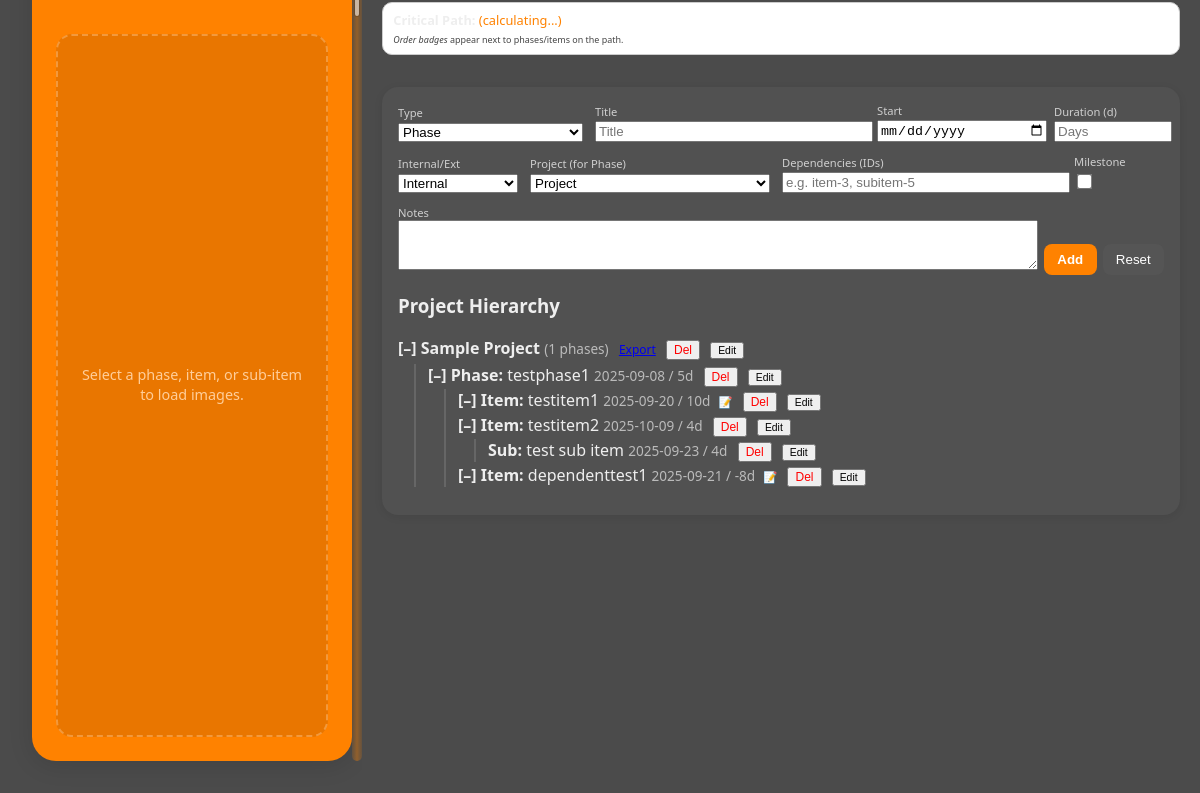
Page / (signed in, lower part) on the earlier database version.
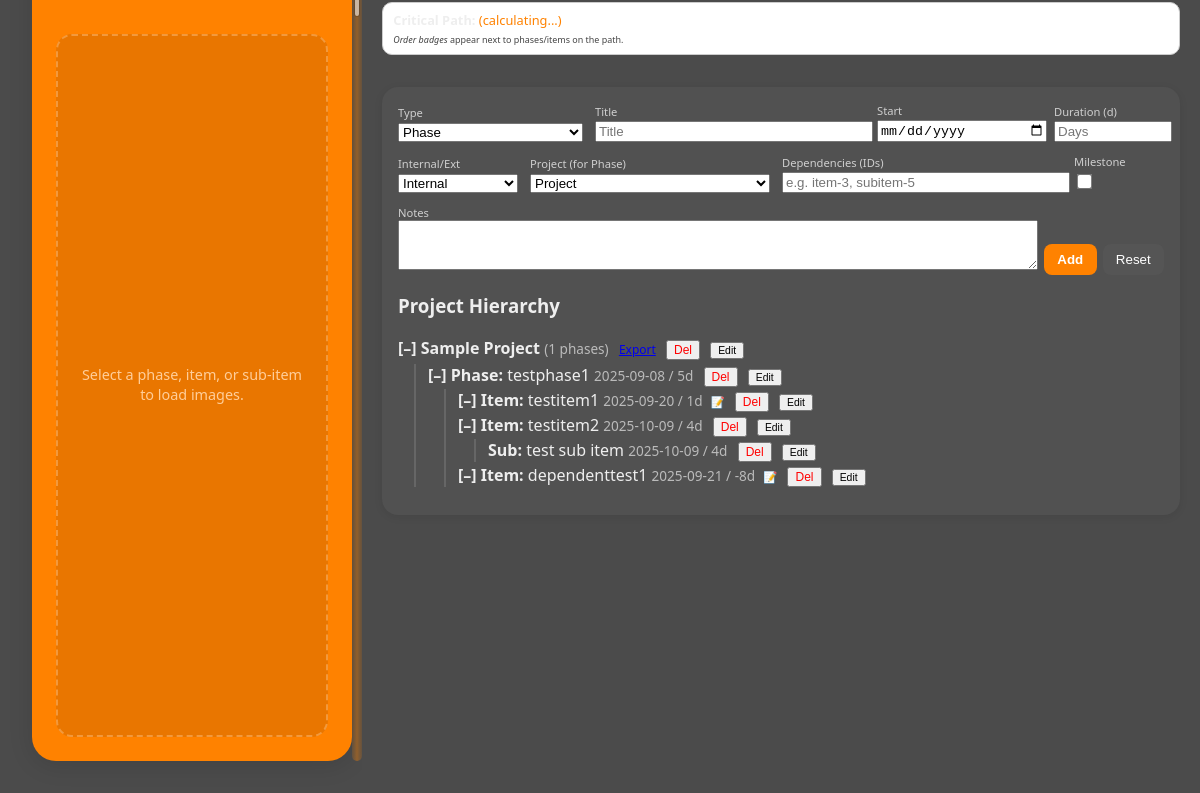
Same page on the later database version.
### app/models.py (models this page shows)
class Project(db.Model):
    id = db.Column(db.Integer, primary_key=True)
    title = db.Column(db.String(120), nullable=False)
    owner_id = db.Column(db.Integer, db.ForeignKey('user.id'), nullable=False)
    phases = db.relationship('Phase', backref='project', lazy=True)

class Phase(db.Model):
    id = db.Column(db.Integer, primary_key=True)
    title = db.Column(db.String(120), nullable=False)
    start_date = db.Column(db.Date, nullable=False)
    duration = db.Column(db.Integer, nullable=False)  # days
    is_milestone = db.Column(db.Boolean, default=False)
    internal_external = db.Column(db.String(20), default='internal')
    project_id = db.Column(db.Integer, db.ForeignKey('project.id'), nullable=False)
    notes = db.Column(db.Text)
    sort_order = db.Column(db.Integer, default=0)
    items = db.relationship('Item', backref='phase', lazy=True)

class Item(db.Model):
    id = db.Column(db.Integer, primary_key=True)
    title = db.Column(db.String(120), nullable=False)
    start_date = db.Column(db.Date, nullable=False)
    duration = db.Column(db.Integer, nullable=False)
    dependencies = db.Column(db.String(256))  # comma-separated IDs
    is_milestone = db.Column(db.Boolean, default=False)
    internal_external = db.Column(db.String(20), default='internal')
    phase_id = db.Column(db.Integer, db.ForeignKey('phase.id'), nullable=False)
    notes = db.Column(db.Text)
    sort_order = db.Column(db.Integer, default=0)
    subitems = db.relationship('SubItem', backref='item', lazy=True)

class SubItem(db.Model):
    id = db.Column(db.Integer, primary_key=True)
    title = db.Column(db.String(120), nullable=False)
    start_date = db.Column(db.Date, nullable=False)
    duration = db.Column(db.Integer, nullable=False)
    dependencies = db.Column(db.String(256))
    is_milestone = db.Column(db.Boolean, default=False)
    internal_external = db.Column(db.String(20), default='internal')
    item_id = db.Column(db.Integer, db.ForeignKey('item.id'), nullable=False)
    notes = db.Column(db.Text)
    sort_order = db.Column(db.Integer, default=0)

### app/blueprints/planning.py (the view)
@planning_bp.route('/')
@login_required
def index():
    projects = Project.query.all()
    selected_project_id = session.get('selected_project_id')
    if selected_project_id:
        phases = (Phase.query.filter_by(project_id=selected_project_id)
                  .order_by(Phase.sort_order.asc(), Phase.id.asc()).all())
        items = (Item.query.join(Phase).filter(Phase.project_id == selected_project_id).all())
        subitems = (SubItem.query.join(Item).join(Phase)
                    .filter(Phase.project_id == selected_project_id).all())
    else:
        phases = Phase.query.order_by(Phase.project_id.asc(), Phase.sort_order.asc(), Phase.id.asc()).all()
        items = Item.query.all()
        subitems = SubItem.query.all()
    gantt_tasks = []
    for phase in phases:
        phase_start = phase.start_date.strftime('%Y-%m-%d') if phase.start_date else None
        phase_end = (phase.start_date + timedelta(days=phase.duration)).strftime('%Y-%m-%d') if phase.start_date else None
        gantt_tasks.append({
            'id': f'phase-{phase.id}', 'name': f'Phase: {phase.title}',
            'start': phase_start, 'end': phase_end, 'progress': 0,
            'custom_class': 'phase-bar'
        })
        for item in phase.items:
            item_start = item.start_date.strftime('%Y-%m-%d') if item.start_date else None
            item_end = (item.start_date + timedelta(days=item.duration)).strftime('%Y-%m-%d') if item.start_date else None
            gantt_tasks.append({
                'id': f'item-{item.id}', 'name': f'Item: {item.title}',
                'start': item_start, 'end': item_end, 'progress': 0,
                'custom_class': 'item-bar'
            })
            for sub in item.subitems:
                sub_start = sub.start_date.strftime('%Y-%m-%d') if sub.start_date else None
                sub_end = (sub.start_date + timedelta(days=sub.duration)).strftime('%Y-%m-%d') if sub.start_date else None
                gantt_tasks.append({
                    'id': f'subitem-{sub.id}', 'name': f'Sub: {sub.title}',
                    'start': sub_start, 'end': sub_end, 'progress': 0,
                    'custom_class': 'subitem-bar'
                })
    gantt_json_js = json.dumps(gantt_tasks)
    draft_parts = DraftPart.query.order_by(DraftPart.created_at.asc()).all()
    draft_json_js = json.dumps([
        {'id': d.id, 'title': d.title, 'type': d.part_type, 'internal_external': d.internal_external, 'project_id': d.project_id}
        for d in draft_parts
    ])
    images = Image.query.all()
    return render_template(
        'index.html',
        projects=projects, phases=phases, items=items, subitems=subitems,
        images=images, uploads_folder=UPLOAD_FOLDER, gantt_json_js=gantt_json_js,
        draft_json_js=draft_json_js, calendar_events_json='[]',
        critical_path_ids=[], active_usernames=[],
        critical_filter_active=False, selected_project_id=selected_project_id
    )

### app/templates/index.html (shortened to what this page needs)
<!DOCTYPE html>
<html lang="en" data-theme="dark">
<head>
    <link href="https://cdn.jsdelivr.net/npm/fullcalendar@6.1.11/index.global.min.css" rel="stylesheet" />
    <link rel="stylesheet" href="https://unpkg.com/frappe-gantt@0.5.0/dist/frappe-gantt.css">
</head>
<body>
    <div class="container">
    <div class="image-viewer" id="image-viewer-panel">
            <div id="image-viewer-thumbnails" style="display:flex;flex-wrap:wrap;gap:8px;align-content:flex-start;"></div>
            <div id="full-image-container" class="empty">
                <div id="placeholder-text" style="text-align:center;font-size:0.9em;line-height:1.4; padding:0 6px;">Select a phase, item, or sub-item to load images.</div>
            </div>
        </div>
    <div id="viewer-resize-handle" class="resize-handle" role="separator" aria-orientation="vertical" aria-label="Resize image viewer" title="Drag to resize (double-click to reset)"></div>
                <div class="planning-section">
                    <div class="planning-scroll">
            <div id="planning-view" style="margin-bottom:2em;">
                <div id="gantt-view" style="display:block;">
                    <div id="critical-path-container" style="margin-top:0.5em; font-size:0.8em; background:#fff; padding:0.6em 0.8em; border-radius:10px; border:1px solid #ccc;">
                              <strong>Critical Path:</strong> <span id="critical-path-list" style="color:#FF8200;">(calculating...)</span>
                              <div id="critical-badge-legend" style="margin-top:4px;font-size:0.7em;color:#444;">
                                  <em>Order badges</em> appear next to phases/items on the path.
                              </div>
                    </div>
                </div>
            </div>
            <div id="planning-ui" style="background:rgba(255,255,255,0.03);border-radius:16px;padding:1em;box-shadow:0 2px 8px rgba(0,0,0,0.08);margin-bottom:1em;">
                <form id="unified-part-form" action="/create_part" method="post" style="display:flex;flex-wrap:wrap;gap:0.75em;align-items:flex-end;">
                    <div style="flex:1 1 160px;min-width:160px;">
                        <label style="display:block;font-size:0.7em;opacity:0.8;">Type</label>
                        <select name="part-type" id="part-type" required style="width:100%;">
                            <option value="phase">Phase</option>
                        </select>
                    </div>
                    <div style="flex:2 1 220px;min-width:200px;">
                        <label style="display:block;font-size:0.7em;opacity:0.8;">Title</label>
                        <input type="text" name="part-title" placeholder="Title" required style="width:100%;">
                    </div>
                    <div style="flex:1 1 140px;min-width:120px;">
                        <label style="display:block;font-size:0.7em;opacity:0.8;">Start</label>
                        <input type="date" name="part-start" required style="width:100%;">
                    </div>
                    <div style="flex:0 0 110px;">
                        <label style="display:block;font-size:0.7em;opacity:0.8;">Duration (d)</label>
                        <input type="number" name="part-duration" placeholder="Days" min="1" required style="width:100%;">
                    </div>
                    <div style="flex:0 0 120px;">
                        <label style="display:block;font-size:0.7em;opacity:0.8;">Internal/Ext</label>
                        <select name="part-internal-external" style="width:100%;">
                            <option value="internal">Internal</option>
                        </select>
                    </div>
                    <div id="project-select-wrapper" style="flex:1 1 160px;min-width:150px;">
                        <label style="display:block;font-size:0.7em;opacity:0.8;">Project (for Phase)</label>
                        <select name="project-id" id="unified-project-id" style="width:100%;">
                            <option value="">Project</option>
                        </select>
                    </div>
                    <div style="flex:1 1 200px;min-width:180px;">
                        <label style="display:block;font-size:0.7em;opacity:0.8;">Dependencies (IDs)</label>
                        <input type="text" name="part-dependencies" placeholder="e.g. item-3, subitem-5" style="width:100%;">
                    </div>
                    <div style="flex:0 0 90px;">
                        <label style="display:block;font-size:0.7em;opacity:0.8;">Milestone</label>
                        <input type="checkbox" name="part-milestone" style="transform:scale(1.2);margin-top:6px;">
                    </div>
                    <div style="flex:1 1 280px;min-width:240px;">
                        <label style="display:block;font-size:0.7em;opacity:0.8;">Notes</label>
                        <textarea name="part-notes" style="width:100%;min-height:44px;resize:vertical;"></textarea>
                    </div>
                    <div style="flex:0 0 120px;display:flex;gap:6px;">
                        <button type="submit" style="background:#FF8200;color:#fff;border:none;padding:0.6em 1em;border-radius:8px;font-weight:600;cursor:pointer;">Add</button>
                        <button type="reset" style="background:#555;color:#fff;border:none;padding:0.6em 1em;border-radius:8px;cursor:pointer;">Reset</button>
                    </div>
                </form>
                <div id="planning-hierarchy">
                    <h3>Project Hierarchy</h3>
                    {% for project in projects %}
                    <div class="project-block" style="margin-bottom:0.75em;">
                        <div class="node-line assoc-node" data-type="project" data-id="{{ project.id }}">
                            <span class="tree-toggle" onclick="toggleNode(this)">[–]</span>
                            <strong>{{ project.title }}</strong>
                            <span class="meta">({{ project.phases|length }} phases)</span>
                            <span class="actions">
                                <a href="/export_project/{{ project.id }}">Export</a>
                                <form method="post" action="/delete_project/{{ project.id }}" style="display:inline;" onsubmit="return confirm('Delete project?');">
                                    <button type="submit" style="color:red;">Del</button>
                                </form>
                                <button type="button" class="small" onclick="toggleEdit('proj-edit-{{ project.id }}')">Edit</button>
                            </span>
                        </div>
                        <div class="tree-children">
                            {% for phase in project.phases %}
                            <div style="margin:4px 0;">
                                <div class="node-line assoc-node" data-type="phase" data-id="{{ phase.id }}">
                                    <span class="tree-toggle" onclick="toggleNode(this)">[–]</span>
                                    <strong>Phase:</strong> {{ phase.title }} <span class="meta">{{ phase.start_date }} / {{ phase.duration }}d</span>
                                    <span class="actions">
                                        <form method="post" action="/delete_phase/{{ phase.id }}" style="display:inline;" onsubmit="return confirm('Delete phase?');"><button type="submit" style="color:red;">Del</button></form>
                                        <button type="button" class="small" onclick="toggleEdit('phase-edit-{{ phase.id }}')">Edit</button>
                                    </span>
                                </div>
                                <div class="tree-children">
                                    {% for item in phase.items %}
                                    <div style="margin:2px 0;">
                                        <div class="node-line assoc-node" data-type="item" data-id="{{ item.id }}">
                                            <span class="tree-toggle" onclick="toggleNode(this)">[–]</span>
                                            <strong>Item:</strong> {{ item.title }} <span class="meta">{{ item.start_date }} / {{ item.duration }}d</span>
                                                                                        {% if item.notes %}<span title="{{ item.notes|e }}" style="color:#FF8200;font-size:0.7em;margin-left:4px;">📝</span>{% endif %}
                                            <span class="actions">
                                                <form method="post" action="/delete_item/{{ item.id }}" style="display:inline;" onsubmit="return confirm('Delete item?');"><button type="submit" style="color:red;">Del</button></form>
                                                <button type="button" class="small" onclick="toggleEdit('item-edit-{{ item.id }}')">Edit</button>
                                            </span>
                                        </div>
                                        <div class="tree-children">
                                            {% for subitem in item.subitems %}
                                            <div style="margin:2px 0;">
                                                <div class="node-line assoc-node" data-type="subitem" data-id="{{ subitem.id }}">
                                                    <strong>Sub:</strong> {{ subitem.title }} <span class="meta">{{ subitem.start_date }} / {{ subitem.duration }}d</span>
                                                    <span class="actions">
                                                        <form method="post" action="/delete_subitem/{{ subitem.id }}" style="display:inline;" onsubmit="return confirm('Delete sub-item?');"><button type="submit" style="color:red;">Del</button></form>
                                                        <button type="button" class="small" onclick="toggleEdit('subitem-edit-{{ subitem.id }}')">Edit</button>
                                                    </span>
                                                </div>
                                            </div>
                                            {% endfor %}
                                        </div>
                                    </div>
                                    {% endfor %}
                                </div>
                            </div>
                            {% endfor %}
                        </div>
                    </div>
                    {% endfor %}
                </div>
            </div>
                    </div>
                </div>
    </div>
</body>
</html>

Differences in the rows shown:
changed Item "testitem1": duration "10" → "1"
changed SubItem "test sub item": start_date "2025-09-23" → "2025-10-09"
